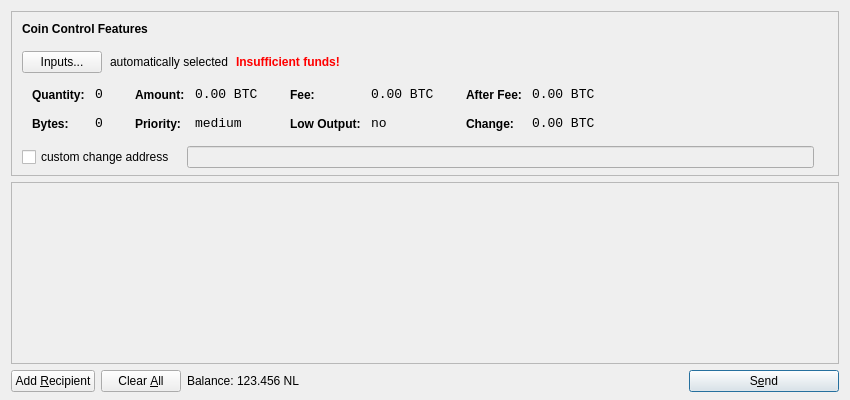
<?xml version="1.0" encoding="UTF-8"?>
<ui version="4.0">
 <class>SendCoinsDialog</class>
 <widget class="QDialog" name="SendCoinsDialog">
  <property name="geometry">
   <rect>
    <x>0</x>
    <y>0</y>
    <width>850</width>
    <height>400</height>
   </rect>
  </property>
  <property name="windowTitle">
   <string>Send Coins</string>
  </property>
  <layout class="QVBoxLayout" name="verticalLayout" stretch="0,1,0">
   <property name="bottomMargin">
    <number>8</number>
   </property>
   <item>
    <widget class="QFrame" name="frameCoinControl">
     <property name="sizePolicy">
      <sizepolicy hsizetype="Expanding" vsizetype="Expanding">
       <horstretch>0</horstretch>
       <verstretch>0</verstretch>
      </sizepolicy>
     </property>
     <property name="maximumSize">
      <size>
       <width>16777215</width>
       <height>16777215</height>
      </size>
     </property>
     <property name="frameShape">
      <enum>QFrame::StyledPanel</enum>
     </property>
     <property name="frameShadow">
      <enum>QFrame::Sunken</enum>
     </property>
     <layout class="QVBoxLayout" name="verticalLayoutCoinControl2">
      <property name="spacing">
       <number>-1</number>
      </property>
      <property name="leftMargin">
       <number>0</number>
      </property>
      <property name="topMargin">
       <number>0</number>
      </property>
      <property name="rightMargin">
       <number>0</number>
      </property>
      <property name="bottomMargin">
       <number>6</number>
      </property>
      <item>
       <layout class="QVBoxLayout" name="verticalLayoutCoinControl" stretch="0,0,0,0,1">
        <property name="spacing">
         <number>0</number>
        </property>
        <property name="leftMargin">
         <number>10</number>
        </property>
        <property name="topMargin">
         <number>10</number>
        </property>
        <item>
         <layout class="QHBoxLayout" name="horizontalLayoutCoinControl1">
          <property name="bottomMargin">
           <number>15</number>
          </property>
          <item>
           <widget class="QLabel" name="labelCoinControlFeatures">
            <property name="sizePolicy">
             <sizepolicy hsizetype="Preferred" vsizetype="Maximum">
              <horstretch>0</horstretch>
              <verstretch>0</verstretch>
             </sizepolicy>
            </property>
            <property name="font">
             <font>
              <weight>75</weight>
              <bold>true</bold>
             </font>
            </property>
            <property name="styleSheet">
             <string notr="true">font-weight:bold;</string>
            </property>
            <property name="text">
             <string>Coin Control Features</string>
            </property>
           </widget>
          </item>
         </layout>
        </item>
        <item>
         <layout class="QHBoxLayout" name="horizontalLayoutCoinControl2" stretch="0,0,0,0">
          <property name="spacing">
           <number>8</number>
          </property>
          <property name="bottomMargin">
           <number>10</number>
          </property>
          <item>
           <widget class="QPushButton" name="pushButtonCoinControl">
            <property name="styleSheet">
             <string notr="true"/>
            </property>
            <property name="text">
             <string>Inputs...</string>
            </property>
           </widget>
          </item>
          <item>
           <widget class="QLabel" name="labelCoinControlAutomaticallySelected">
            <property name="text">
             <string>automatically selected</string>
            </property>
            <property name="margin">
             <number>5</number>
            </property>
           </widget>
          </item>
          <item>
           <widget class="QLabel" name="labelCoinControlInsuffFunds">
            <property name="font">
             <font>
              <weight>75</weight>
              <bold>true</bold>
             </font>
            </property>
            <property name="styleSheet">
             <string notr="true">color:red;font-weight:bold;</string>
            </property>
            <property name="text">
             <string>Insufficient funds!</string>
            </property>
            <property name="margin">
             <number>5</number>
            </property>
           </widget>
          </item>
          <item>
           <spacer name="horizontalSpacerCoinControl">
            <property name="orientation">
             <enum>Qt::Horizontal</enum>
            </property>
            <property name="sizeHint" stdset="0">
             <size>
              <width>40</width>
              <height>1</height>
             </size>
            </property>
           </spacer>
          </item>
         </layout>
        </item>
        <item>
         <widget class="QWidget" name="widgetCoinControl" native="true">
          <property name="sizePolicy">
           <sizepolicy hsizetype="Preferred" vsizetype="Preferred">
            <horstretch>0</horstretch>
            <verstretch>0</verstretch>
           </sizepolicy>
          </property>
          <property name="minimumSize">
           <size>
            <width>0</width>
            <height>0</height>
           </size>
          </property>
          <property name="styleSheet">
           <string notr="true"/>
          </property>
          <layout class="QHBoxLayout" name="horizontalLayoutCoinControl5">
           <property name="margin">
            <number>0</number>
           </property>
           <item>
            <layout class="QHBoxLayout" name="horizontalLayoutCoinControl3" stretch="0,0,0,1">
             <property name="spacing">
              <number>20</number>
             </property>
             <property name="topMargin">
              <number>0</number>
             </property>
             <property name="bottomMargin">
              <number>10</number>
             </property>
             <item>
              <layout class="QFormLayout" name="formLayoutCoinControl1">
               <property name="horizontalSpacing">
                <number>10</number>
               </property>
               <property name="verticalSpacing">
                <number>14</number>
               </property>
               <property name="leftMargin">
                <number>10</number>
               </property>
               <property name="topMargin">
                <number>4</number>
               </property>
               <property name="rightMargin">
                <number>6</number>
               </property>
               <item row="0" column="0">
                <widget class="QLabel" name="labelCoinControlQuantityText">
                 <property name="styleSheet">
                  <string notr="true">font-weight:bold;</string>
                 </property>
                 <property name="text">
                  <string>Quantity:</string>
                 </property>
                 <property name="margin">
                  <number>0</number>
                 </property>
                </widget>
               </item>
               <item row="0" column="1">
                <widget class="QLabel" name="labelCoinControlQuantity">
                 <property name="font">
                  <font>
                   <family>Monospace</family>
                   <pointsize>10</pointsize>
                  </font>
                 </property>
                 <property name="cursor">
                  <cursorShape>IBeamCursor</cursorShape>
                 </property>
                 <property name="contextMenuPolicy">
                  <enum>Qt::ActionsContextMenu</enum>
                 </property>
                 <property name="text">
                  <string notr="true">0</string>
                 </property>
                 <property name="margin">
                  <number>0</number>
                 </property>
                 <property name="textInteractionFlags">
                  <set>Qt::LinksAccessibleByMouse|Qt::TextSelectableByKeyboard|Qt::TextSelectableByMouse</set>
                 </property>
                </widget>
               </item>
               <item row="1" column="0">
                <widget class="QLabel" name="labelCoinControlBytesText">
                 <property name="styleSheet">
                  <string notr="true">font-weight:bold;</string>
                 </property>
                 <property name="text">
                  <string>Bytes:</string>
                 </property>
                </widget>
               </item>
               <item row="1" column="1">
                <widget class="QLabel" name="labelCoinControlBytes">
                 <property name="font">
                  <font>
                   <family>Monospace</family>
                   <pointsize>10</pointsize>
                  </font>
                 </property>
                 <property name="cursor">
                  <cursorShape>IBeamCursor</cursorShape>
                 </property>
                 <property name="contextMenuPolicy">
                  <enum>Qt::ActionsContextMenu</enum>
                 </property>
                 <property name="text">
                  <string notr="true">0</string>
                 </property>
                 <property name="textInteractionFlags">
                  <set>Qt::LinksAccessibleByMouse|Qt::TextSelectableByKeyboard|Qt::TextSelectableByMouse</set>
                 </property>
                </widget>
               </item>
              </layout>
             </item>
             <item>
              <layout class="QFormLayout" name="formLayoutCoinControl2">
               <property name="horizontalSpacing">
                <number>10</number>
               </property>
               <property name="verticalSpacing">
                <number>14</number>
               </property>
               <property name="leftMargin">
                <number>6</number>
               </property>
               <property name="topMargin">
                <number>4</number>
               </property>
               <property name="rightMargin">
                <number>6</number>
               </property>
               <item row="0" column="0">
                <widget class="QLabel" name="labelCoinControlAmountText">
                 <property name="styleSheet">
                  <string notr="true">font-weight:bold;</string>
                 </property>
                 <property name="text">
                  <string>Amount:</string>
                 </property>
                 <property name="margin">
                  <number>0</number>
                 </property>
                </widget>
               </item>
               <item row="0" column="1">
                <widget class="QLabel" name="labelCoinControlAmount">
                 <property name="font">
                  <font>
                   <family>Monospace</family>
                   <pointsize>10</pointsize>
                  </font>
                 </property>
                 <property name="cursor">
                  <cursorShape>IBeamCursor</cursorShape>
                 </property>
                 <property name="contextMenuPolicy">
                  <enum>Qt::ActionsContextMenu</enum>
                 </property>
                 <property name="text">
                  <string notr="true">0.00 BTC</string>
                 </property>
                 <property name="textInteractionFlags">
                  <set>Qt::LinksAccessibleByMouse|Qt::TextSelectableByKeyboard|Qt::TextSelectableByMouse</set>
                 </property>
                </widget>
               </item>
               <item row="1" column="0">
                <widget class="QLabel" name="labelCoinControlPriorityText">
                 <property name="styleSheet">
                  <string notr="true">font-weight:bold;</string>
                 </property>
                 <property name="text">
                  <string>Priority:</string>
                 </property>
                </widget>
               </item>
               <item row="1" column="1">
                <widget class="QLabel" name="labelCoinControlPriority">
                 <property name="font">
                  <font>
                   <family>Monospace</family>
                   <pointsize>10</pointsize>
                  </font>
                 </property>
                 <property name="cursor">
                  <cursorShape>IBeamCursor</cursorShape>
                 </property>
                 <property name="contextMenuPolicy">
                  <enum>Qt::ActionsContextMenu</enum>
                 </property>
                 <property name="text">
                  <string>medium</string>
                 </property>
                 <property name="textInteractionFlags">
                  <set>Qt::LinksAccessibleByMouse|Qt::TextSelectableByKeyboard|Qt::TextSelectableByMouse</set>
                 </property>
                </widget>
               </item>
              </layout>
             </item>
             <item>
              <layout class="QFormLayout" name="formLayoutCoinControl3">
               <property name="horizontalSpacing">
                <number>10</number>
               </property>
               <property name="verticalSpacing">
                <number>14</number>
               </property>
               <property name="leftMargin">
                <number>6</number>
               </property>
               <property name="topMargin">
                <number>4</number>
               </property>
               <property name="rightMargin">
                <number>6</number>
               </property>
               <item row="0" column="0">
                <widget class="QLabel" name="labelCoinControlFeeText">
                 <property name="styleSheet">
                  <string notr="true">font-weight:bold;</string>
                 </property>
                 <property name="text">
                  <string>Fee:</string>
                 </property>
                 <property name="margin">
                  <number>0</number>
                 </property>
                </widget>
               </item>
               <item row="0" column="1">
                <widget class="QLabel" name="labelCoinControlFee">
                 <property name="font">
                  <font>
                   <family>Monospace</family>
                   <pointsize>10</pointsize>
                  </font>
                 </property>
                 <property name="cursor">
                  <cursorShape>IBeamCursor</cursorShape>
                 </property>
                 <property name="contextMenuPolicy">
                  <enum>Qt::ActionsContextMenu</enum>
                 </property>
                 <property name="text">
                  <string notr="true">0.00 BTC</string>
                 </property>
                 <property name="textInteractionFlags">
                  <set>Qt::LinksAccessibleByMouse|Qt::TextSelectableByKeyboard|Qt::TextSelectableByMouse</set>
                 </property>
                </widget>
               </item>
               <item row="1" column="0">
                <widget class="QLabel" name="labelCoinControlLowOutputText">
                 <property name="styleSheet">
                  <string notr="true">font-weight:bold;</string>
                 </property>
                 <property name="text">
                  <string>Low Output:</string>
                 </property>
                </widget>
               </item>
               <item row="1" column="1">
                <widget class="QLabel" name="labelCoinControlLowOutput">
                 <property name="font">
                  <font>
                   <family>Monospace</family>
                   <pointsize>10</pointsize>
                  </font>
                 </property>
                 <property name="cursor">
                  <cursorShape>IBeamCursor</cursorShape>
                 </property>
                 <property name="contextMenuPolicy">
                  <enum>Qt::ActionsContextMenu</enum>
                 </property>
                 <property name="text">
                  <string>no</string>
                 </property>
                 <property name="textInteractionFlags">
                  <set>Qt::LinksAccessibleByMouse|Qt::TextSelectableByKeyboard|Qt::TextSelectableByMouse</set>
                 </property>
                </widget>
               </item>
              </layout>
             </item>
             <item>
              <layout class="QFormLayout" name="formLayoutCoinControl4">
               <property name="horizontalSpacing">
                <number>10</number>
               </property>
               <property name="verticalSpacing">
                <number>14</number>
               </property>
               <property name="leftMargin">
                <number>6</number>
               </property>
               <property name="topMargin">
                <number>4</number>
               </property>
               <property name="rightMargin">
                <number>6</number>
               </property>
               <item row="0" column="0">
                <widget class="QLabel" name="labelCoinControlAfterFeeText">
                 <property name="styleSheet">
                  <string notr="true">font-weight:bold;</string>
                 </property>
                 <property name="text">
                  <string>After Fee:</string>
                 </property>
                 <property name="margin">
                  <number>0</number>
                 </property>
                </widget>
               </item>
               <item row="0" column="1">
                <widget class="QLabel" name="labelCoinControlAfterFee">
                 <property name="font">
                  <font>
                   <family>Monospace</family>
                   <pointsize>10</pointsize>
                  </font>
                 </property>
                 <property name="cursor">
                  <cursorShape>IBeamCursor</cursorShape>
                 </property>
                 <property name="contextMenuPolicy">
                  <enum>Qt::ActionsContextMenu</enum>
                 </property>
                 <property name="text">
                  <string notr="true">0.00 BTC</string>
                 </property>
                 <property name="textInteractionFlags">
                  <set>Qt::LinksAccessibleByMouse|Qt::TextSelectableByKeyboard|Qt::TextSelectableByMouse</set>
                 </property>
                </widget>
               </item>
               <item row="1" column="0">
                <widget class="QLabel" name="labelCoinControlChangeText">
                 <property name="styleSheet">
                  <string notr="true">font-weight:bold;</string>
                 </property>
                 <property name="text">
                  <string>Change:</string>
                 </property>
                </widget>
               </item>
               <item row="1" column="1">
                <widget class="QLabel" name="labelCoinControlChange">
                 <property name="font">
                  <font>
                   <family>Monospace</family>
                   <pointsize>10</pointsize>
                  </font>
                 </property>
                 <property name="cursor">
                  <cursorShape>IBeamCursor</cursorShape>
                 </property>
                 <property name="contextMenuPolicy">
                  <enum>Qt::ActionsContextMenu</enum>
                 </property>
                 <property name="text">
                  <string notr="true">0.00 BTC</string>
                 </property>
                 <property name="textInteractionFlags">
                  <set>Qt::LinksAccessibleByMouse|Qt::TextSelectableByKeyboard|Qt::TextSelectableByMouse</set>
                 </property>
                </widget>
               </item>
              </layout>
             </item>
            </layout>
           </item>
          </layout>
         </widget>
        </item>
        <item>
         <layout class="QHBoxLayout" name="horizontalLayoutCoinControl4" stretch="0,0,0">
          <property name="spacing">
           <number>12</number>
          </property>
          <property name="sizeConstraint">
           <enum>QLayout::SetDefaultConstraint</enum>
          </property>
          <property name="topMargin">
           <number>5</number>
          </property>
          <property name="rightMargin">
           <number>5</number>
          </property>
          <item>
           <widget class="QCheckBox" name="checkBoxCoinControlChange">
            <property name="text">
             <string>custom change address</string>
            </property>
           </widget>
          </item>
          <item>
           <widget class="QLineEdit" name="lineEditCoinControlChange">
            <property name="enabled">
             <bool>false</bool>
            </property>
            <property name="sizePolicy">
             <sizepolicy hsizetype="Expanding" vsizetype="Fixed">
              <horstretch>0</horstretch>
              <verstretch>0</verstretch>
             </sizepolicy>
            </property>
           </widget>
          </item>
          <item>
           <widget class="QLabel" name="labelCoinControlChangeLabel">
            <property name="sizePolicy">
             <sizepolicy hsizetype="Preferred" vsizetype="Expanding">
              <horstretch>0</horstretch>
              <verstretch>0</verstretch>
             </sizepolicy>
            </property>
            <property name="minimumSize">
             <size>
              <width>0</width>
              <height>0</height>
             </size>
            </property>
            <property name="text">
             <string/>
            </property>
            <property name="margin">
             <number>3</number>
            </property>
           </widget>
          </item>
         </layout>
        </item>
        <item>
         <spacer name="verticalSpacerCoinControl">
          <property name="orientation">
           <enum>Qt::Vertical</enum>
          </property>
          <property name="sizeHint" stdset="0">
           <size>
            <width>800</width>
            <height>1</height>
           </size>
          </property>
         </spacer>
        </item>
       </layout>
      </item>
     </layout>
    </widget>
   </item>
   <item>
    <widget class="QScrollArea" name="scrollArea">
     <property name="widgetResizable">
      <bool>true</bool>
     </property>
     <widget class="QWidget" name="scrollAreaWidgetContents">
      <property name="geometry">
       <rect>
        <x>0</x>
        <y>0</y>
        <width>830</width>
        <height>165</height>
       </rect>
      </property>
      <layout class="QVBoxLayout" name="verticalLayout_2">
       <property name="margin">
        <number>0</number>
       </property>
       <item>
        <layout class="QVBoxLayout" name="entries">
         <property name="spacing">
          <number>6</number>
         </property>
        </layout>
       </item>
       <item>
        <spacer name="verticalSpacer">
         <property name="orientation">
          <enum>Qt::Vertical</enum>
         </property>
         <property name="sizeHint" stdset="0">
          <size>
           <width>20</width>
           <height>40</height>
          </size>
         </property>
        </spacer>
       </item>
      </layout>
     </widget>
    </widget>
   </item>
   <item>
    <layout class="QHBoxLayout" name="horizontalLayout">
     <item>
      <widget class="QPushButton" name="addButton">
       <property name="toolTip">
        <string>Send to multiple recipients at once</string>
       </property>
       <property name="text">
        <string>Add &amp;Recipient</string>
       </property>
       <property name="icon">
        <iconset resource="../bitcoin.qrc">
         <normaloff>:/icons/add</normaloff>:/icons/add</iconset>
       </property>
       <property name="autoDefault">
        <bool>false</bool>
       </property>
      </widget>
     </item>
     <item>
      <widget class="QPushButton" name="clearButton">
       <property name="sizePolicy">
        <sizepolicy hsizetype="Minimum" vsizetype="Fixed">
         <horstretch>0</horstretch>
         <verstretch>0</verstretch>
        </sizepolicy>
       </property>
       <property name="toolTip">
        <string>Remove all transaction fields</string>
       </property>
       <property name="text">
        <string>Clear &amp;All</string>
       </property>
       <property name="icon">
        <iconset resource="../bitcoin.qrc">
         <normaloff>:/icons/remove</normaloff>:/icons/remove</iconset>
       </property>
       <property name="autoRepeatDelay">
        <number>300</number>
       </property>
       <property name="autoDefault">
        <bool>false</bool>
       </property>
      </widget>
     </item>
     <item>
      <layout class="QHBoxLayout" name="horizontalLayout_2">
       <property name="spacing">
        <number>3</number>
       </property>
       <item>
        <widget class="QLabel" name="label">
         <property name="text">
          <string>Balance:</string>
         </property>
        </widget>
       </item>
       <item>
        <widget class="QLabel" name="labelBalance">
         <property name="cursor">
          <cursorShape>IBeamCursor</cursorShape>
         </property>
         <property name="text">
          <string>123.456 NL</string>
         </property>
         <property name="textInteractionFlags">
          <set>Qt::LinksAccessibleByMouse|Qt::TextSelectableByKeyboard|Qt::TextSelectableByMouse</set>
         </property>
        </widget>
       </item>
      </layout>
     </item>
     <item>
      <spacer name="horizontalSpacer">
       <property name="orientation">
        <enum>Qt::Horizontal</enum>
       </property>
       <property name="sizeHint" stdset="0">
        <size>
         <width>40</width>
         <height>20</height>
        </size>
       </property>
      </spacer>
     </item>
     <item>
      <widget class="QPushButton" name="sendButton">
       <property name="minimumSize">
        <size>
         <width>150</width>
         <height>0</height>
        </size>
       </property>
       <property name="toolTip">
        <string>Confirm the send action</string>
       </property>
       <property name="text">
        <string>S&amp;end</string>
       </property>
       <property name="icon">
        <iconset resource="../bitcoin.qrc">
         <normaloff>:/icons/send</normaloff>:/icons/send</iconset>
       </property>
       <property name="default">
        <bool>true</bool>
       </property>
      </widget>
     </item>
    </layout>
   </item>
  </layout>
 </widget>
 <resources>
  <include location="../bitcoin.qrc"/>
 </resources>
 <connections/>
</ui>
